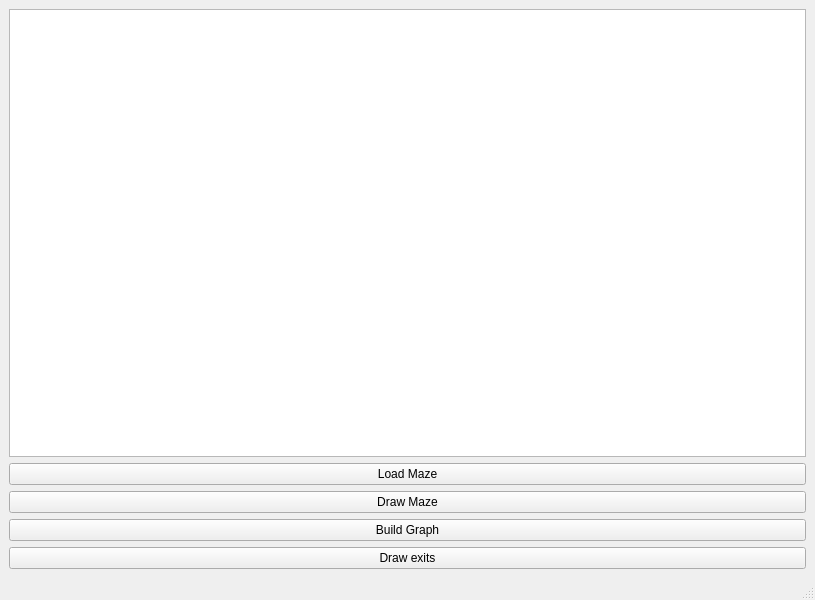
<?xml version="1.0" encoding="UTF-8"?>
<ui version="4.0">
 <class>MainWindow</class>
 <widget class="QMainWindow" name="MainWindow">
  <property name="geometry">
   <rect>
    <x>0</x>
    <y>0</y>
    <width>815</width>
    <height>600</height>
   </rect>
  </property>
  <property name="windowTitle">
   <string>MainWindow</string>
  </property>
  <widget class="QWidget" name="centralwidget">
   <layout class="QVBoxLayout" name="verticalLayout">
    <item>
     <widget class="QGraphicsView" name="graphicsView"/>
    </item>
    <item>
     <widget class="QPushButton" name="loadButton">
      <property name="text">
       <string>Load Maze</string>
      </property>
     </widget>
    </item>
    <item>
     <widget class="QPushButton" name="drawMazeButton">
      <property name="text">
       <string>Draw Maze</string>
      </property>
     </widget>
    </item>
    <item>
     <widget class="QPushButton" name="buildGraphButton">
      <property name="text">
       <string>Build Graph</string>
      </property>
     </widget>
    </item>
    <item>
     <widget class="QPushButton" name="bfsButton">
      <property name="text">
       <string>Draw exits</string>
      </property>
     </widget>
    </item>
   </layout>
  </widget>
  <widget class="QMenuBar" name="menubar">
   <property name="geometry">
    <rect>
     <x>0</x>
     <y>0</y>
     <width>815</width>
     <height>25</height>
    </rect>
   </property>
  </widget>
  <widget class="QStatusBar" name="statusbar"/>
 </widget>
 <resources/>
 <connections/>
</ui>
